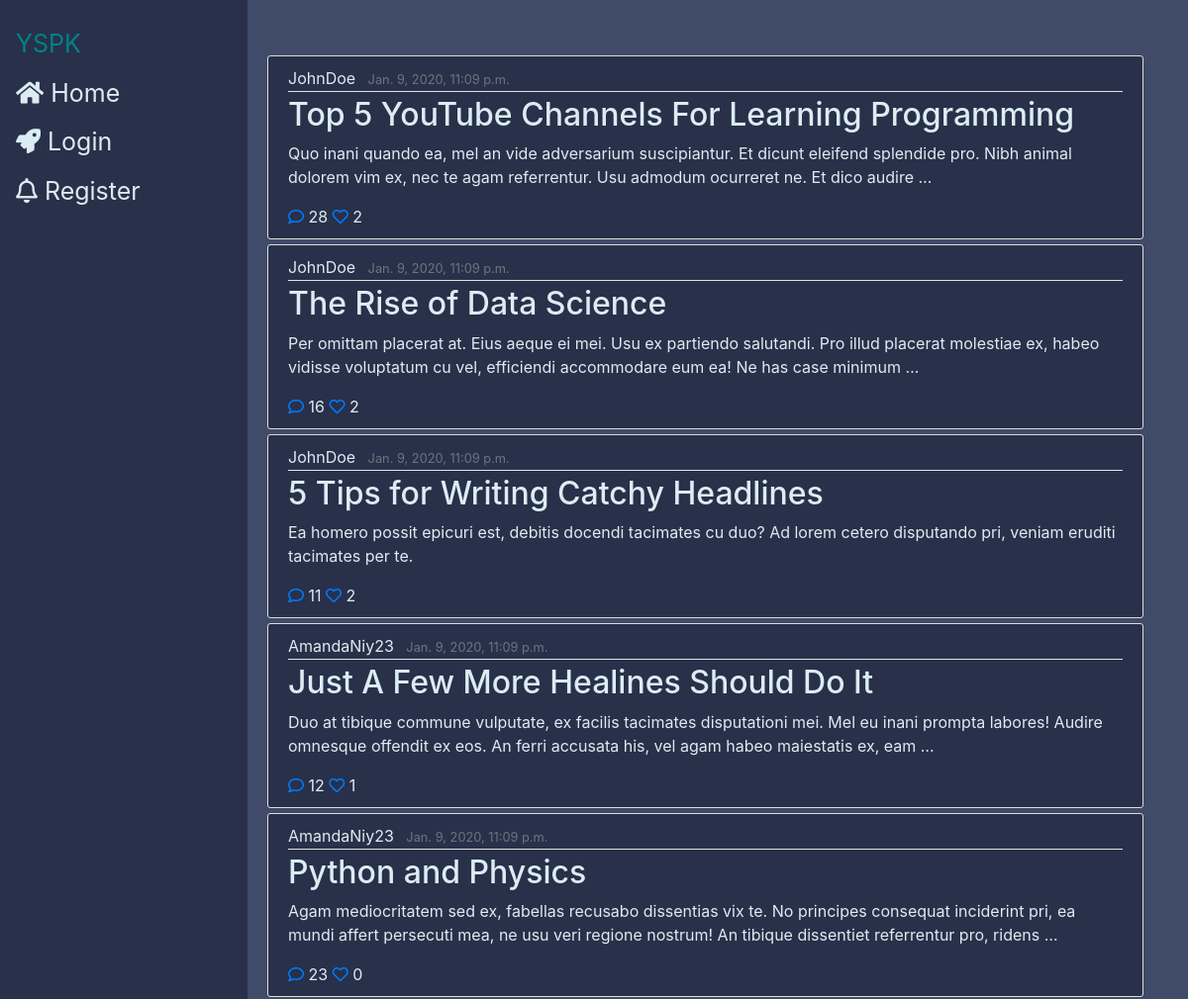
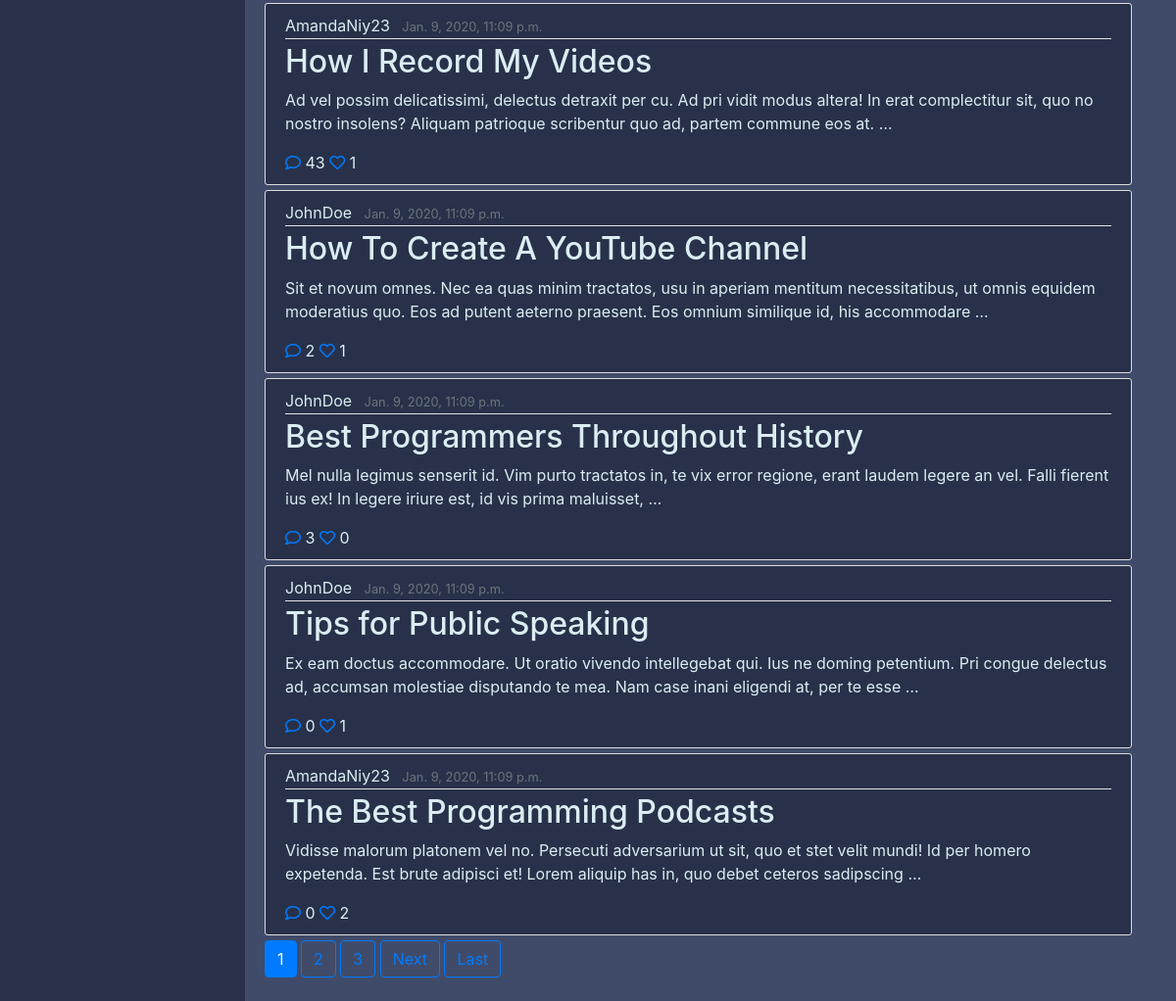
/, run on an earlier commit of the app's database (2 pictures, top to bottom).
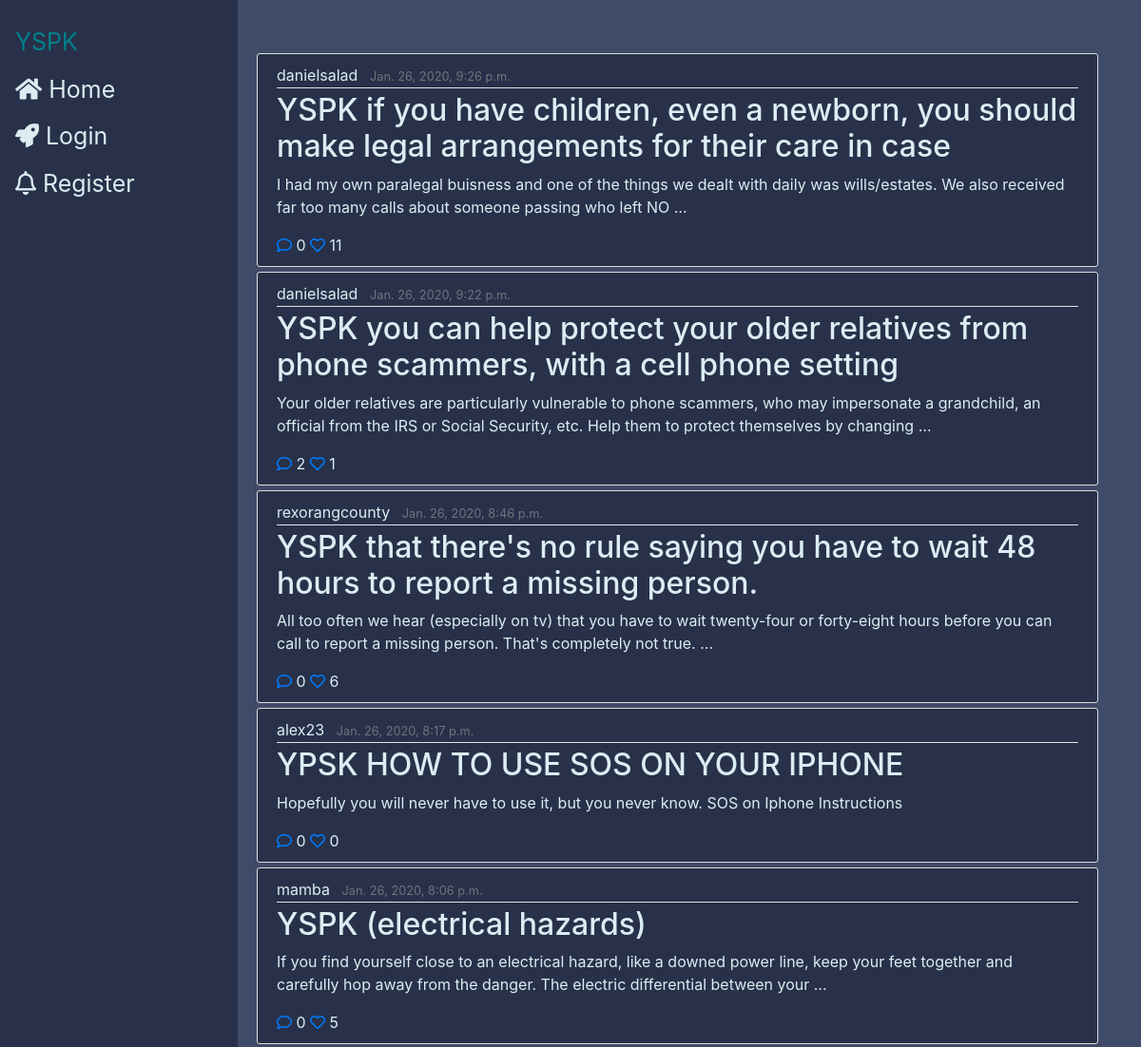
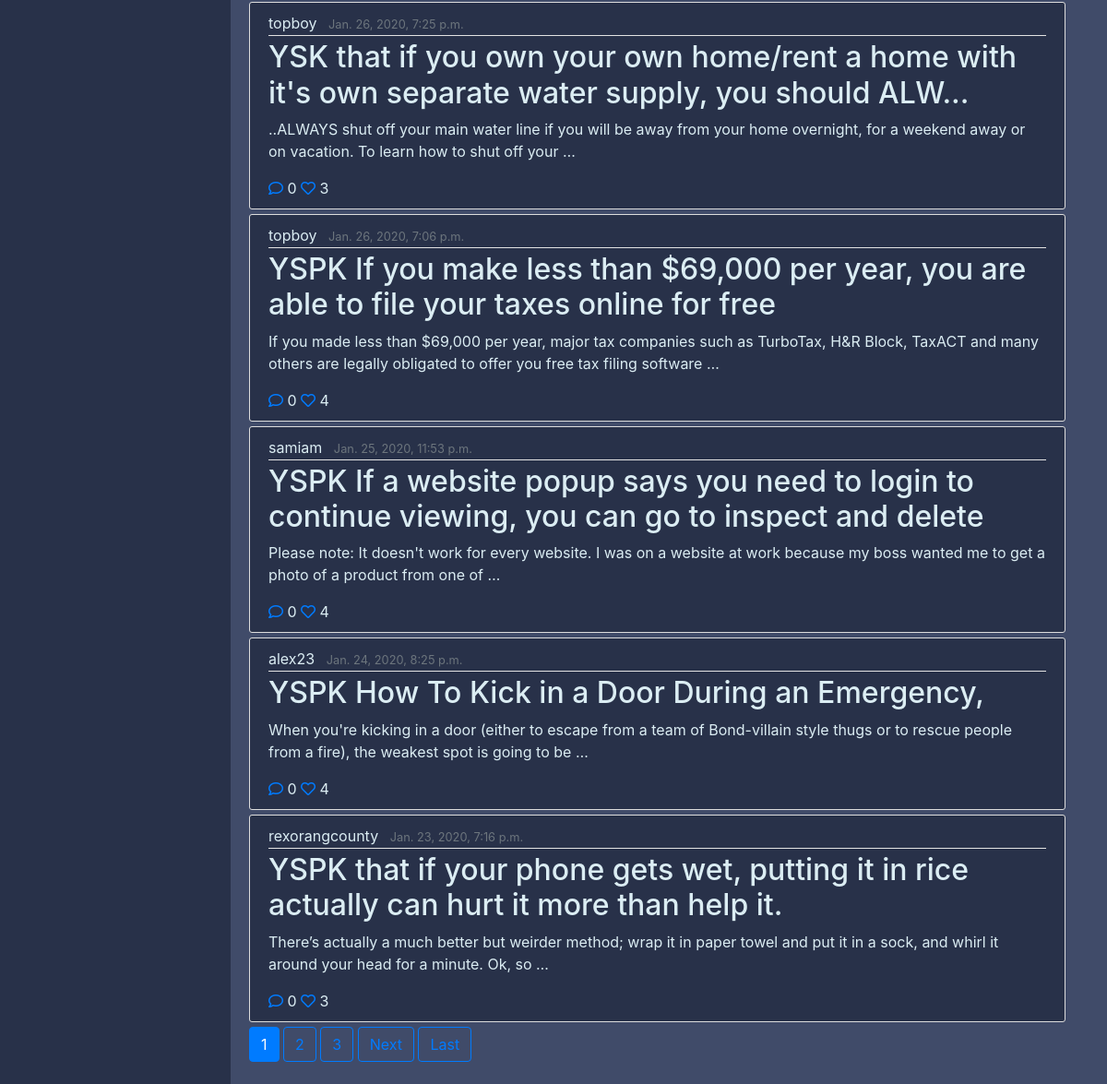
And on a later commit of the database (2 pictures, top to bottom).
### feed/models.py (models this page shows, shortened)
class Post(models.Model):
    title = models.CharField(max_length=100)
    content = models.TextField()
    date_posted = models.DateTimeField(default=timezone.now)
    author = models.ForeignKey(User(), on_delete=models.CASCADE) #if a user is deleted, their posts are also deleted
    likes = models.ManyToManyField(User, related_name="likes", blank=True)
    def total_likes(self):
        return self.likes.count()
    def get_likers(self):
        return self.likes.all()

### feed/views.py (the view)
# urls.py: path('', PostListView.as_view(), name='feed-home'),
class PostListView(ListView):
    model = Post
    paginate_by = 10
    template_name = 'feed/home.html'
    context_object_name = 'posts'
    ordering = ['-date_posted']

### feed/templates/feed/home.html (shortened to what this page needs)
{%extends "feed/base_temp.html"%}
{% block content %}
    <ul style="list-style-type:none" class="stream">
      {% for post in posts %}
      <li class="postobj" post-id="{{post.id}}">
          {% include "feed/single_post.html" %}
      </li>
      {% endfor %}
      {% if is_paginated %}
        {% include "feed/pagination.html" %}
      {% endif %}
    </ul>
{% endblock content%}

### feed/templates/feed/single_post.html
<article class="media content-section">
  <div class="media-body">
    <div class="article-metadata">
      <a class="mr-2" href="{% url 'user-posts' post.author %}"><span class="username">{{ post.author }}</span></a>
      <small class="text-muted">{{ post.date_posted }}</small>
    </div>
    <h2><a class="article-title" href="{% url 'post_detail' post.id %}">{{ post.title }}</a></h2>
    <p class="article-content">{{ post.content |truncatewords:30}}</p>
    <div id="interactions">
      {% include "feed/interactions.html" %}
    </div>
  </div>
</article>

### feed/templates/feed/interactions.html (shortened to what this page needs)
  <a href="{% url 'post_detail' post.id %}" class="comment"><i class="far fa-comment"></i>
  <span class="total-likess">{{ post.comments.count }}
  <a href="" class="like">
    {% if request.user in post.get_likers %}
      <i class="heart fa fa-heart" style="color:#FF0000;"></i>
    {% else %}
      <i class="heart far fa-heart"></i>
    {% endif %}
  </a>
  <span class="total-likes">{{post.total_likes}} </span>

What changed in the data, as far as the page shows it:
removed Post: author "JohnDoe", date_posted "Jan. 9, 2020, 11:09 p.m.", title "Top 5 YouTube Channels For Learning Programming", content "Quo inani quando ea, mel an vide adversarium suscipiantur. Et dicunt eleifend splendide pro. Nibh animal dolorem vim ex, nec te agam referrentur. Usu admodum ocurreret ne. Et dico audire …", comments.count "28", total_likes "2"
removed Post: author "JohnDoe", date_posted "Jan. 9, 2020, 11:09 p.m.", title "The Rise of Data Science", content "Per omittam placerat at. Eius aeque ei mei. Usu ex partiendo salutandi. Pro illud placerat molestiae ex, habeo vidisse voluptatum cu vel, efficiendi accommodare eum ea! Ne has case minimum …", comments.count "16", total_likes "2"
removed Post: author "JohnDoe", date_posted "Jan. 9, 2020, 11:09 p.m.", title "5 Tips for Writing Catchy Headlines", content "Ea homero possit epicuri est, debitis docendi tacimates cu duo? Ad lorem cetero disputando pri, veniam eruditi tacimates per te.", comments.count "11", total_likes "2"
removed Post: author "AmandaNiy23", date_posted "Jan. 9, 2020, 11:09 p.m.", title "Just A Few More Healines Should Do It", content "Duo at tibique commune vulputate, ex facilis tacimates disputationi mei. Mel eu inani prompta labores! Audire omnesque offendit ex eos. An ferri accusata his, vel agam habeo maiestatis ex, eam …", comments.count "12", total_likes "1"
removed Post: author "AmandaNiy23", date_posted "Jan. 9, 2020, 11:09 p.m.", title "Python and Physics", content "Agam mediocritatem sed ex, fabellas recusabo dissentias vix te. No principes consequat inciderint pri, ea mundi affert persecuti mea, ne usu veri regione nostrum! An tibique dissentiet referrentur pro, ridens …", comments.count "23", total_likes "0"
removed Post: author "AmandaNiy23", date_posted "Jan. 9, 2020, 11:09 p.m.", title "How I Record My Videos", content "Ad vel possim delicatissimi, delectus detraxit per cu. Ad pri vidit modus altera! In erat complectitur sit, quo no nostro insolens? Aliquam patrioque scribentur quo ad, partem commune eos at. …", comments.count "43", total_likes "1"
removed Post: author "JohnDoe", date_posted "Jan. 9, 2020, 11:09 p.m.", title "How To Create A YouTube Channel", content "Sit et novum omnes. Nec ea quas minim tractatos, usu in aperiam mentitum necessitatibus, ut omnis equidem moderatius quo. Eos ad putent aeterno praesent. Eos omnium similique id, his accommodare …", comments.count "2", total_likes "1"
removed Post: author "JohnDoe", date_posted "Jan. 9, 2020, 11:09 p.m.", title "Best Programmers Throughout History", content "Mel nulla legimus senserit id. Vim purto tractatos in, te vix error regione, erant laudem legere an vel. Falli fierent ius ex! In legere iriure est, id vis prima maluisset, …", comments.count "3", total_likes "0"
removed Post: author "JohnDoe", date_posted "Jan. 9, 2020, 11:09 p.m.", title "Tips for Public Speaking", content "Ex eam doctus accommodare. Ut oratio vivendo intellegebat qui. Ius ne doming petentium. Pri congue delectus ad, accumsan molestiae disputando te mea. Nam case inani eligendi at, per te esse …", comments.count "0", total_likes "1"
removed Post: author "AmandaNiy23", date_posted "Jan. 9, 2020, 11:09 p.m.", title "The Best Programming Podcasts", content "Vidisse malorum platonem vel no. Persecuti adversarium ut sit, quo et stet velit mundi! Id per homero expetenda. Est brute adipisci et! Lorem aliquip has in, quo debet ceteros sadipscing …", comments.count "0", total_likes "2"
added Post: author "danielsalad", date_posted "Jan. 26, 2020, 9:26 p.m.", title "YSPK if you have children, even a newborn, you should make legal arrangements for their care in case", content "I had my own paralegal buisness and one of the things we dealt with daily was wills/estates. We also received far too many calls about someone passing who left NO …", comments.count "0", total_likes "11"
added Post: author "danielsalad", date_posted "Jan. 26, 2020, 9:22 p.m.", title "YSPK you can help protect your older relatives from phone scammers, with a cell phone setting", content "Your older relatives are particularly vulnerable to phone scammers, who may impersonate a grandchild, an official from the IRS or Social Security, etc. Help them to protect themselves by changing …", comments.count "2", total_likes "1"
added Post: author "rexorangcounty", date_posted "Jan. 26, 2020, 8:46 p.m.", title "YSPK that there's no rule saying you have to wait 48 hours to report a missing person.", content "All too often we hear (especially on tv) that you have to wait twenty-four or forty-eight hours before you can call to report a missing person. That's completely not true. …", comments.count "0", total_likes "6"
added Post: author "alex23", date_posted "Jan. 26, 2020, 8:17 p.m.", title "YPSK HOW TO USE SOS ON YOUR IPHONE", content "Hopefully you will never have to use it, but you never know. SOS on Iphone Instructions", comments.count "0", total_likes "0"
added Post: author "mamba", date_posted "Jan. 26, 2020, 8:06 p.m.", title "YSPK (electrical hazards)", content "If you find yourself close to an electrical hazard, like a downed power line, keep your feet together and carefully hop away from the danger. The electric differential between your …", comments.count "0", total_likes "5"
added Post: author "topboy", date_posted "Jan. 26, 2020, 7:25 p.m.", title "YSK that if you own your own home/rent a home with it's own separate water supply, you should ALW...", content "..ALWAYS shut off your main water line if you will be away from your home overnight, for a weekend away or on vacation. To learn how to shut off your …", comments.count "0", total_likes "3"
added Post: author "topboy", date_posted "Jan. 26, 2020, 7:06 p.m.", title "YSPK If you make less than $69,000 per year, you are able to file your taxes online for free", content "If you made less than $69,000 per year, major tax companies such as TurboTax, H&R Block, TaxACT and many others are legally obligated to offer you free tax filing software …", comments.count "0", total_likes "4"
added Post: author "samiam", date_posted "Jan. 25, 2020, 11:53 p.m.", title "YSPK If a website popup says you need to login to continue viewing, you can go to inspect and delete", content "Please note: It doesn't work for every website. I was on a website at work because my boss wanted me to get a photo of a product from one of …", comments.count "0", total_likes "4"
added Post: author "alex23", date_posted "Jan. 24, 2020, 8:25 p.m.", title "YSPK How To Kick in a Door During an Emergency,", content "When you're kicking in a door (either to escape from a team of Bond-villain style thugs or to rescue people from a fire), the weakest spot is going to be …", comments.count "0", total_likes "4"
added Post: author "rexorangcounty", date_posted "Jan. 23, 2020, 7:16 p.m.", title "YSPK that if your phone gets wet, putting it in rice actually can hurt it more than help it.", content "There’s actually a much better but weirder method; wrap it in paper towel and put it in a sock, and whirl it around your head for a minute. Ok, so …", comments.count "0", total_likes "3"
